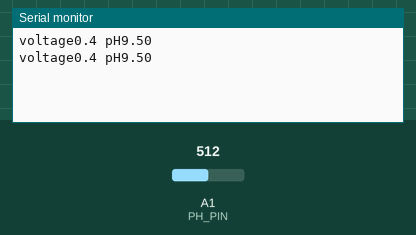
This sketch was run on a simulated Arduino Uno, built with avr-gcc and run on an emulated ATmega328P. On the bench: the last lines printed to the serial monitor. Inputs (shaded band) come from the test bench; at power-on: A1 (PH_PIN) = 512.

Above: at 2.8 s.
2.9 s: A1 (PH_PIN) set to 716
At 3.7 s:
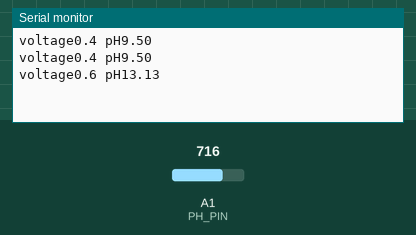
4.4 s: A1 (PH_PIN) set to 900
At 5.8 s:
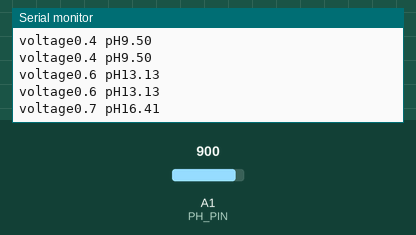
Timing chart, 0 to 7.4 s (numbered marks = the images above; inputs shaded):
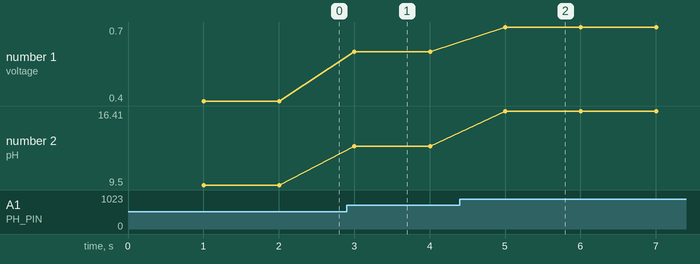

Measured:
- after the input at 2.9 s, the serial monitor: prints a new line after 0.10 s (image 1)
- after the input at 4.4 s, the serial monitor: prints a new line after 0.61 s (image 2)
- plotted number 1: 0.4 → 0.6 after the input at 2.9 s, 0.6 → 0.7 after the input at 4.4 s
- plotted number 2: 9.5 → 13.13 after the input at 2.9 s, 13.13 → 16.41 after the input at 4.4 s

The sketch:

sketch_apr28b.ino
```cpp
#include <Wire.h>

#define PH_PIN A1
float voltage, phValue, temperature = 25;
float acidVoltage = 400;
float neutralVoltage = 354;
void setup() {
  Serial.begin(115200);

}

void loop() {
  static unsigned long timepoint = millis();
  if(millis()-timepoint>1000U) {
    timepoint = millis();
    voltage = analogRead(PH_PIN)/4095.0*3.3;
    float Offset = 0.38;
    //float slope = (8-7.6)/((neutralVoltage-354)/0.4 - (acidVoltage-354)/0.4);
    //float intercept = 8 - slope*(neutralVoltage-354)/0.4;
    phValue = 22.10*voltage+Offset;
   // phValue = slope*(voltage-354)/0.4+intercept;
    Serial.print("voltage");
    Serial.print(voltage,1);
    Serial.print(" pH");
    Serial.println(phValue,2);
  }

}
```
